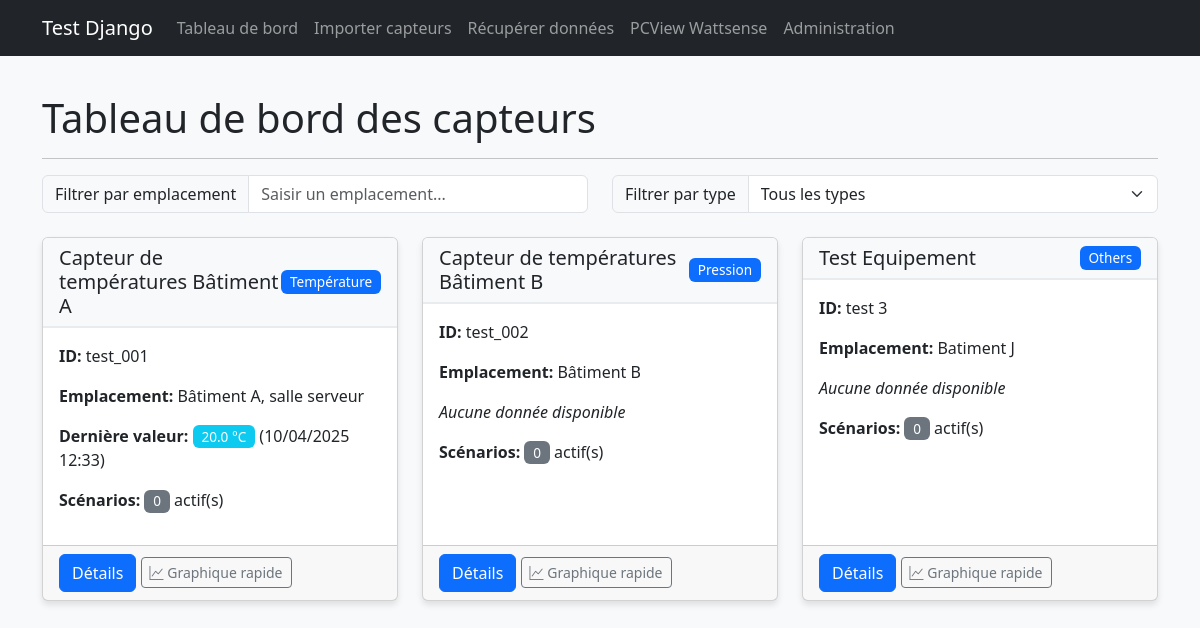
The page / on the database its author committed.
### sensors/models.py (models this page shows, shortened)
class Sensor(models.Model):
    SENSOR_TYPES = (
        ('temperature', 'Température'),
        ('humidity', 'Humidité'),
        ('pressure', 'Pression'),
        ('volume', 'Volume'),
        ('energy', 'Energie'),
        ('status', 'Statut'),
        ('other', 'Others'),
    )
    sensor_id = models.CharField(max_length=100, unique=True)
    name = models.CharField(max_length=100)
    location = models.CharField(max_length=100)
    sensor_type = models.CharField(max_length=20, choices=SENSOR_TYPES)
    unit = models.CharField(max_length=20, blank=True)
    description = models.TextField(blank=True)

class SensorData(models.Model):
    sensor = models.ForeignKey(Sensor, on_delete=models.CASCADE, related_name='data_points')
    timestamp = models.DateTimeField()
    value = models.FloatField()
    class Meta:
        ordering = ['-timestamp']

### sensors/views.py (the view)
# urls.py: path('', views.dashboard, name='dashboard'),
def dashboard(request):
    sensors = Sensor.objects.all()
    return render(request, 'sensors/dashboard.html', {'sensors': sensors})

### sensors/templates/sensors/dashboard.html (shortened to what this page needs)
{% extends 'base.html' %}
{% block content %}
<div class="row">
    <div class="col-12">
        <h1>Tableau de bord des capteurs</h1>
        <hr>
    </div>
</div>
<div class="row mb-4">
    <div class="col-md-6">
        <div class="input-group">
            <span class="input-group-text">Filtrer par emplacement</span>
            <input type="text" id="locationFilter" class="form-control" placeholder="Saisir un emplacement...">
        </div>
    </div>
    <div class="col-md-6">
        <div class="input-group">
            <span class="input-group-text">Filtrer par type</span>
            <select id="typeFilter" class="form-select">
                <option value="">Tous les types</option>
            </select>
        </div>
    </div>
</div>
<div class="row mt-4" id="sensorsContainer">
    {% for sensor in sensors %}
    <div class="col-md-4 mb-4 sensor-card" data-location="{{ sensor.location }}" data-type="{{ sensor.sensor_type }}">
        <div class="card h-100">
            <div class="card-header d-flex justify-content-between align-items-center">
                <h5 class="mb-0">{{ sensor.name }}</h5>
                <span class="badge bg-primary">{{ sensor.get_sensor_type_display }}</span>
            </div>
            <div class="card-body">
                <p><strong>ID:</strong> {{ sensor.sensor_id }}</p>
                <p><strong>Emplacement:</strong> {{ sensor.location }}</p>
                {% if sensor.data_points.exists %}
                <p>
                    <strong>Dernière valeur:</strong>
                    <span class="badge bg-info">{{ sensor.data_points.first.value }} {{ sensor.unit }}</span>
                    ({{ sensor.data_points.first.timestamp|date:"d/m/Y H:i" }})
                </p>
                {% else %}
                <p><em>Aucune donnée disponible</em></p>
                {% endif %}
                <p>
                    <strong>Scénarios:</strong>
                    <span class="badge bg-secondary">{{ sensor.scenarios.count }}</span> actif(s)
                </p>
            </div>
            <div class="card-footer">
                <a href="{% url 'sensor_detail' sensor.id %}" class="btn btn-primary">Détails</a>
                <button class="btn btn-outline-secondary btn-sm quick-graph" data-sensor-id="{{ sensor.id }}">
                    <i class="bi bi-graph-up"></i> Graphique rapide
                </button>
            </div>
        </div>
    </div>
    {% empty %}
    <div class="col-12">
        <div class="alert alert-info">
            Aucun capteur n'est configuré. Veuillez <a href="{% url 'import_sensors' %}">importer des capteurs</a> ou en ajouter via l'interface d'administration.
        </div>
    </div>
    {% endfor %}
</div>
{% endblock %}

### static/css/style.css (style rules this page uses)
body { padding-top: 70px; background-color: #f8f9fa; }
.card { box-shadow: 0 4px 6px rgba(0, 0, 0, 0.1); transition: transform 0.3s ease; }
.card-header { background-color: #f8f9fa; border-bottom: 2px solid #e9ecef; }
.badge { font-weight: 500; padding: 0.35em 0.65em; font-size: 0.85em; }

### rows shown on the page
Sensor: name "Capteur de températures Bâtiment A", sensor_type "Température", sensor_id "test_001", location "Bâtiment A, salle serveur", data_points.first.value "20.0", unit "°C", data_points.first.timestamp "10/04/2025 12:33", scenarios.count "0"
Sensor: name "Capteur de températures Bâtiment B", sensor_type "Pression", sensor_id "test_002", location "Bâtiment B", shows "Aucune donnée disponible", scenarios.count "0"
Sensor: name "Test Equipement", sensor_type "Others", sensor_id "test 3", location "Batiment J", shows "Aucune donnée disponible", scenarios.count "0"
